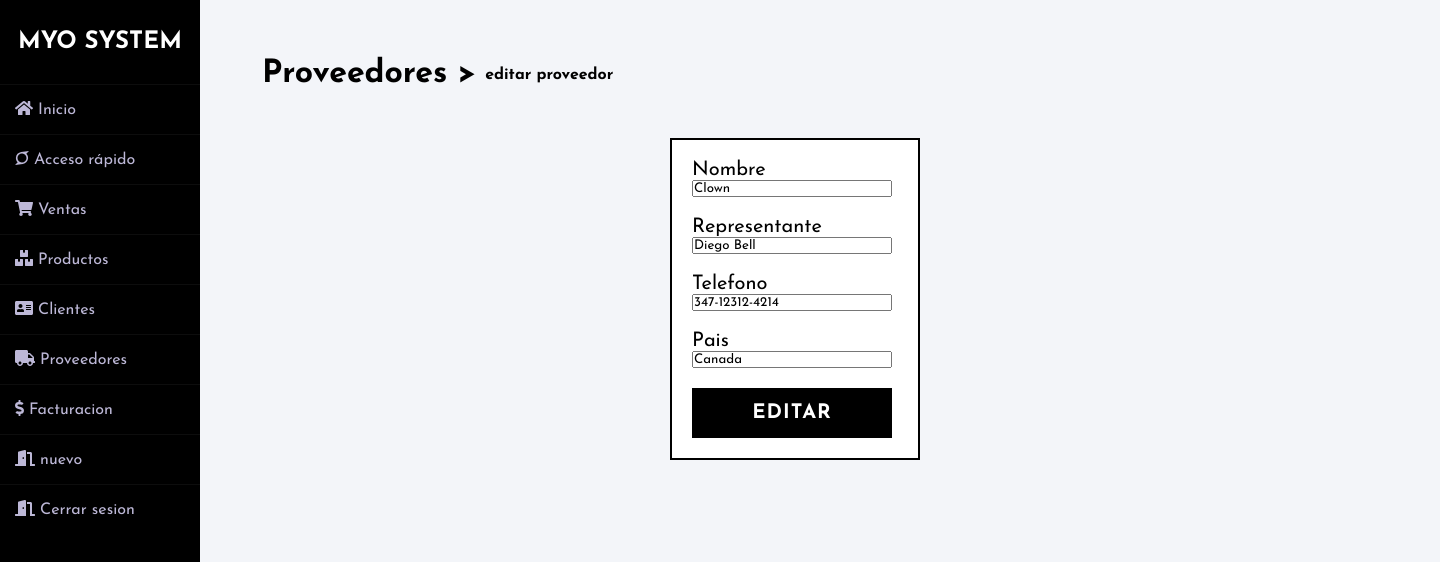
Page /u_prov.php?id=1 (signed in) on the committed database.
### tables this page shows
CREATE TABLE `proveedor` (
  `idproveedor` int(11) NOT NULL,
  `nombreprov` varchar(255) NOT NULL,
  `representante` varchar(255) NOT NULL,
  `telefono` varchar(255) NOT NULL,
  `pais` varchar(255) NOT NULL,
  `activo` char(2) NOT NULL DEFAULT 'si'
);

### back/fillup.php (called while the page is built, shortened)
<?php
include 'conexion.php';
  $idc = $_GET["id"];
  $q = "SELECT nombreprov,representante,telefono,pais FROM proveedor WHERE idproveedor = $idc;";
  $e = mysqli_query($con,$q);
  $contador = mysqli_num_rows($e);
  if ($contador > 0) {
        while ($datos = mysqli_fetch_array($e)) {
            $nombreprov = $datos['nombreprov'];
            $representante = $datos['representante'];
            $telefono = $datos['telefono'];
            $pais = $datos['pais'];
        }
   }
?>

### u_prov.php (the view, shortened to what this page needs)
<?php
  include 'links/u_clientelinks.php';
  include 'back/fillup.php';
  $idc = $_GET["id"];
?>
<!DOCTYPE html>
<html>
<head>
</head>
<body>
	<div class="wrapper">
    <?php
    include 'links/sidebar.php';
    ?>
    <div class="main_content">
    <h1 class="black down"><a class="black" href="proveedores.php">Proveedores</a> ></h1>
    <h4 class="downr2">editar proveedor</h4>
    <div class="downp">
    	<div class="frm_registrar">
			<form method="post" action="back/b_uprov.php?ic=<?php echo $idc ?>">
				<label>Nombre</label>
                <br>
    			<input name="nombreprov" type="text" class="iwi" placeholder="Nombre de cliente" value = "<?php echo $nombreprov?>" required>
                <br><br>
    			<label>Representante</label>
                <br>
    			<input name="representante"type="text" class="iwi" placeholder="RNC de cliente" value = "<?php echo $representante?>"  required>
				<br><br>
				<label>Telefono</label>
                <br>
    			<input name="telefono" type="text" class="iwi" placeholder="Direccion de cliente" value = "<?php echo $telefono?>"  required>
                <br><br>
    			<label>Pais</label>
                <br>
    			<input name="pais" type="text" class="iwi" value = "<?php echo $pais?>"  required>
    			<br><br>
    			<input type="submit" class="iwi btn btn-2" value="Editar">
		  	</form>
        </div>
    	</div>
</body>
</html>

### css/cssgeneral.css (style rules this page uses)
.down { transform: translate(5%, 180%); }
.downr2 { transform: translate(23%, 220%); }
* { outline:none !important; }
a { text-decoration: none !important;outline: none !important; }
.downp { margin-left: 70px; margin-top: 90px; font-size: 20px; }

### css/botones.css (style rules this page uses)
.btn { border: none; font-size: 20px; color: inherit; background: none; cursor: pointer; padding: 15px 40px; text-transform: uppercase; letter-spacing: 1px; font-weight: 700; outline: none; -webkit-transition: all 0.3s; -moz-transition: all 0.3s; transition: all 0.3s; }
.btn:after { content: ''; position: absolute; z-index: -1; -webkit-transition: all 0.3s; -moz-transition: all 0.3s; transition: all 0.3s; }
.btn:before { speak: none; font-style: normal; font-weight: normal; font-variant: normal; text-transform: none; line-height: 1; position: relative; -webkit-font-smoothing: antialiased; }
.btn-2 { background: black; color: #fff; }
.btn-2:before { position: absolute; height: 100%; left: 0; top: 0; line-height: 3; font-size: 140%; width: 60px; }

### css/form.css (style rules this page uses)
.frm_registrar { padding: 20px; border: 2px solid black; width: 250px; margin-left: 400px; background: white; font-size: 20px; margin-top: 3px; }
.iwi { width: 200px; }

### css/sidebar.css (style rules this page uses)
* { margin: 0; padding: 0; box-sizing: border-box; list-style: none; text-decoration: none; font-family: 'Josefin Sans', sans-serif; }
body { background-color: #f3f5f9; }
.wrapper { display: flex; position: relative; }
.wrapper .main_content { width: 100%; margin-left: 200px; }

### rows in the picture
proveedor: nombreprov "Clown", representante "Diego Bell", telefono "347-12312-4214", pais "Canada"
